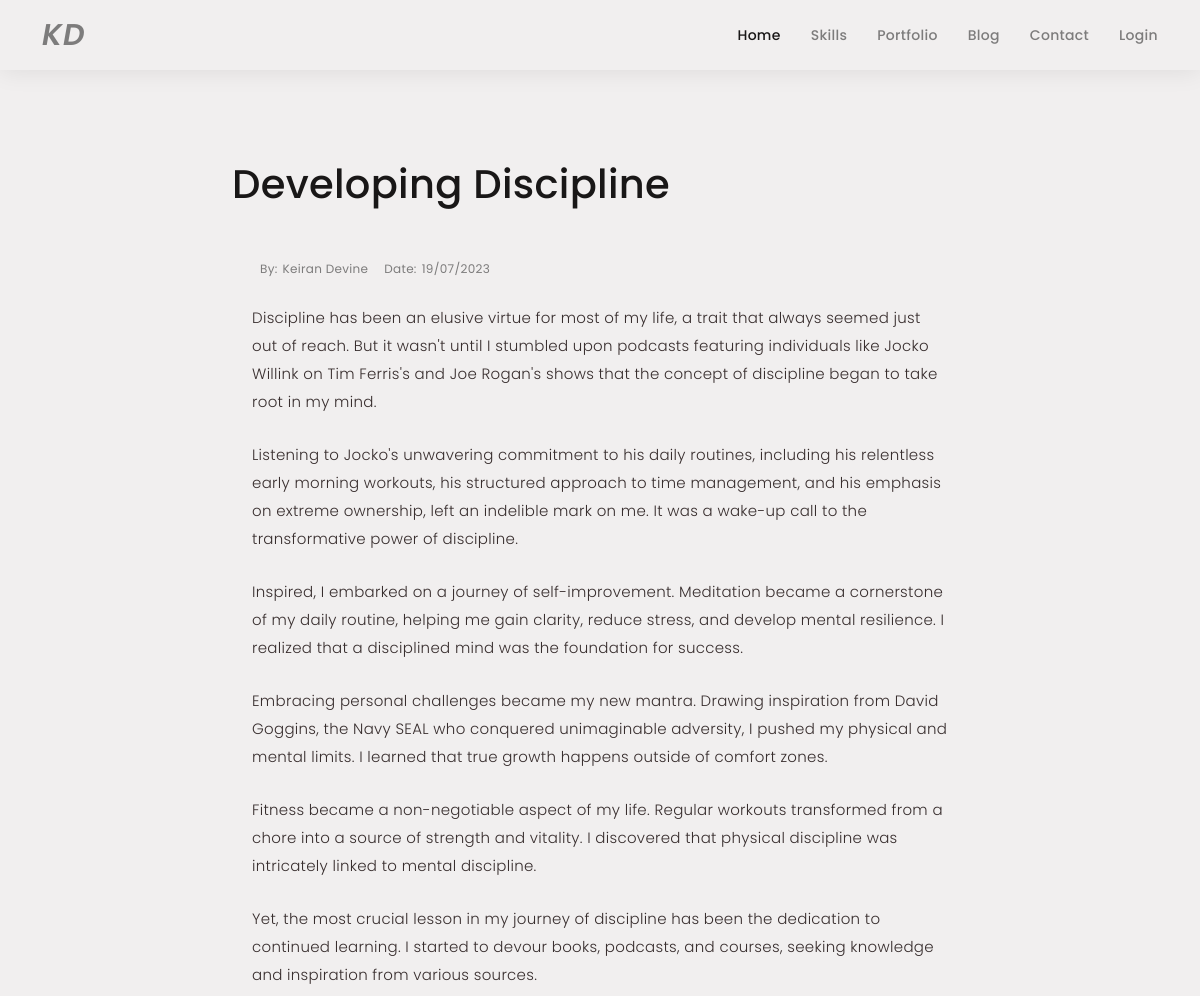
/blog/1 (upper part), run on an earlier commit of the app's database.
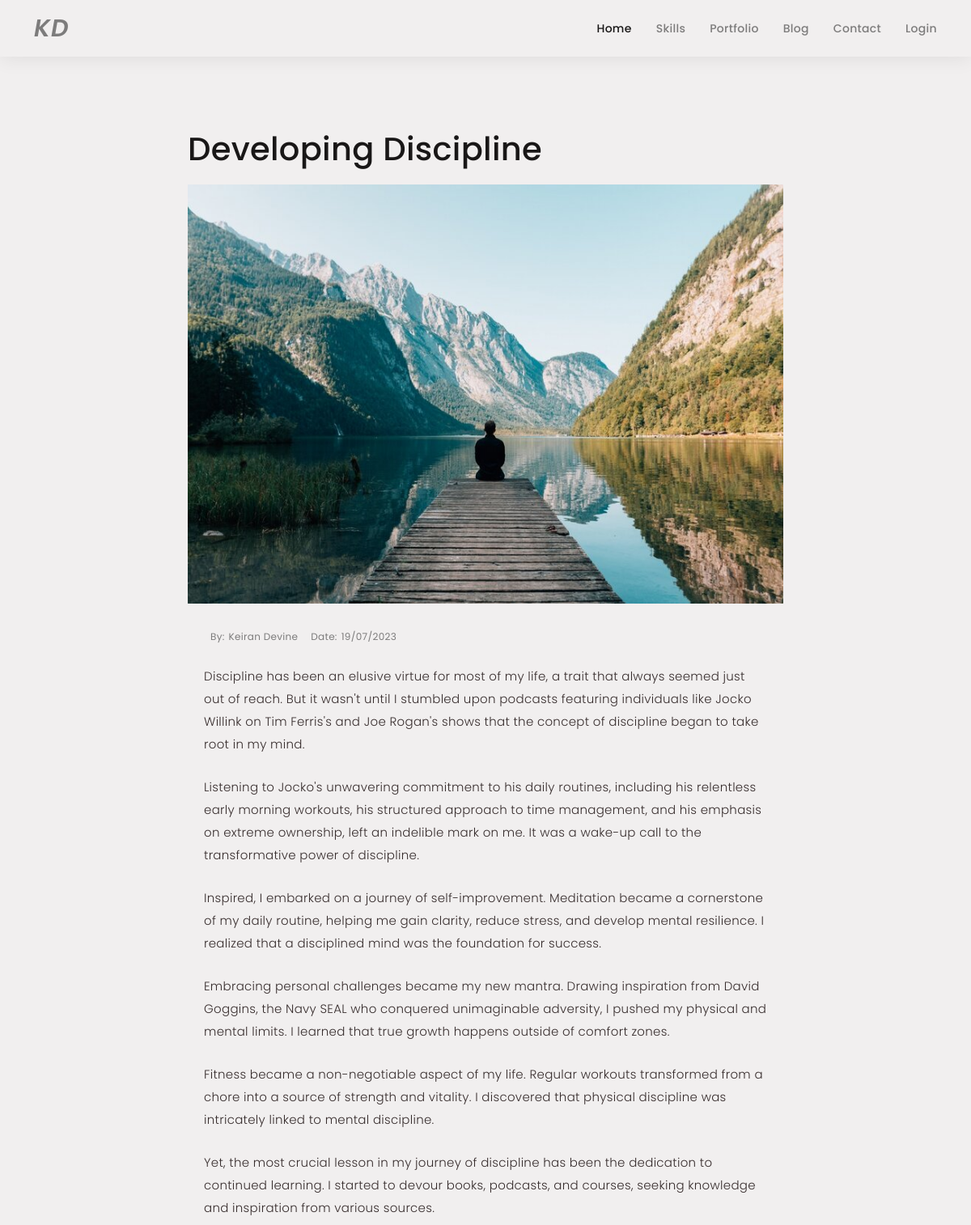
And on a later commit of the database.
### main.py (models this page shows)
class BlogPost(db.Model):
    id = db.Column(db.Integer, primary_key=True)
    title = db.Column(db.String(250), unique=True, nullable=False)
    subtitle = db.Column(db.String(250), nullable=False)
    date = db.Column(db.String(250), nullable=False)
    body = db.Column(db.Text, nullable=False)
    author = db.Column(db.String(250), nullable=False)
    img_url = db.Column(db.String(250), nullable=False)

### main.py (the view)
@app.route('/blog/<int:blog_id>')
def get_post(blog_id):
    requested_post = BlogPost.query.get(blog_id)
    return render_template('blog-single.min.html', post=requested_post, charset='UTF-8')

### templates/blog-single.min.html
{% extends 'base.html' %} {% block content %}<body><main id="main"><div class="main-content paddsection"><div class="container"><div class="row justify-content-center"><div class="col-md-8 col-md-offset-2"><div class="row"><div class="container-main single-main"><div class="col-md-12"><div class="block-main mb-30"><h1 id="post-title">{{ post.title }}</h1><br><img src="{{post.img_url}}" class="img-responsive" alt="" width="100%"><div class="content-main single-post padDiv"><div class="post-meta"><ul class="list-unstyled mb-0"><li class="author">by:<a href="https://www.linkedin.com/in/keiran-devine-1ba373274/">{{post.author}}</a></li><li class="date">date:<a href="#">19/07/2023</a></li></ul></div><p>{{ post.body|safe }}</p></div></div></div></div></div></div></div></div></div></main>{% endblock %}</body>

### templates/base.html (shortened to what this page needs)
<!doctype html>
<html lang="en">
  <!DOCTYPE html>
<html lang="en">
<head>
  <<link href="{{ url_for('static', filename='assets/vendor/bootstrap/css/bootstrap.min.css') }}" rel="stylesheet">
  <link href="{{ url_for('static', filename='assets/vendor/bootstrap-icons/bootstrap-icons.css') }}" rel="stylesheet">
  <link href="{{ url_for('static', filename='assets/vendor/boxicons/css/boxicons.min.css') }}" rel="stylesheet">
  <link href="{{ url_for('static', filename='assets/vendor/glightbox/css/glightbox.min.css') }}" rel="stylesheet">
  <link href="{{ url_for('static', filename='assets/vendor/swiper/swiper-bundle.min.css') }}" rel="stylesheet">
  <link href="{{ url_for('static', filename='assets/css/style.min.css') }}" rel="stylesheet">
  <link
    rel="stylesheet"
    href="https://cdnjs.cloudflare.com/ajax/libs/animate.css/4.1.1/animate.min.css"
  />
</head>
<body>    A\\\  '
{% block navbar %}
  {% include "header.html" %}
{% endblock %}
{% block content %}{% endblock %}
  </body>
</html></html>

### templates/header.html (shortened to what this page needs)
<!DOCTYPE html>
<html lang="en">
<head>
  <link href="static/assets/vendor/bootstrap/css/bootstrap.min.css" rel="stylesheet">
  <link href="static/assets/vendor/bootstrap-icons/bootstrap-icons.css" rel="stylesheet">
  <link href="static/assets/vendor/boxicons/css/boxicons.min.css" rel="stylesheet">
  <link href="static/assets/vendor/glightbox/css/glightbox.min.css" rel="stylesheet">
  <link href="static/assets/vendor/swiper/swiper-bundle.min.css" rel="stylesheet">
  <link href="static/assets/css/style.css" rel="stylesheet">
</head>
<body>
  <header id="header" class="fixed-top ">
    <div class="container d-flex align-items-center justify-content-between">
       <h1 class="logo"><a href="{{ url_for('home') }}">KD</a></h1>
      <nav id="navbar" class="navbar">
        <ul>
          <li><a class="nav-link scrollto active" href="{{url_for('home')}}">Home</a></li>
          <li><a class="nav-link scrollto" href="{{url_for('home')}}">Skills</a></li>
          <li><a class="nav-link  scrollto" href="{{url_for('home')}}">Portfolio</a></li>
          <li><a class="nav-link  scrollto" href="{{url_for('home')}}">Blog</a></li>
          <li><a class="nav-link scrollto" href="{{url_for('home')}}">Contact</a></li>
           {% if not current_user.is_authenticated: %}
          <li><a class="nav-link" href="{{url_for('login')}}">Login</a></li>
          {% else %}
          <li><a class="nav-link" href="{{url_for('logout')}}">Logout</a></li>
          {% endif %}
        </ul>
      </nav>
    </div>
  </header>
</body>
</html>

### static/assets/css/style.css (style rules this page uses)
body { background-color: #F1EFEF; color: #7D7C7C; font-family: "Poppins", helvetica; font-size: 15px; font-weight: 300; line-height: 20px; letter-spacing: 0.02em; overflow-x: hidden; margin: 0 auto; padding: 0; box-sizing: border-box; }
h1, h2, h3, h4, h5 { margin: 0; }
a { color: #191717; text-decoration: none !important; transition: all 0.2s ease-in-out 0s; }
p { margin: 25px 0; padding: 0; font-size: 15px; color: #382E2E; line-height: 28px; }
.padDiv { padding: 30px 20px; }
.paddsection { padding-top: 90px; padding-bottom: 90px; }
.mb-30 { margin-bottom: 30px; }
.main-content { padding-top: 140px; }
#header { z-index: 997; padding: 15px 0; background-color: #F1EFEF; box-shadow: 0px 2px 25px rgba(0, 0, 0, 0.08); position: fixed; top: 0; }
#header .logo { font-size: 30px; margin: 0; padding: 0; line-height: 1; font-weight: 600; letter-spacing: 1px; font-family: "Poppins", sans-serif; font-style: italic; }
#header .logo a { color: #7D7C7C; }
.navbar { padding: 0; top: 0; }
.navbar ul { margin: 0; padding: 0; display: flex; list-style: none; align-items: center; }
.navbar a, .navbar a:focus { display: flex; align-items: center; justify-content: space-between; padding: 10px 0 10px 30px; font-family: "Poppins", sans-serif; font-size: 14px; font-weight: 500; color: #7D7C7C; white-space: nowrap; transition: 0.3s; }
.navbar a:hover, .navbar .active, .navbar .active:focus, .navbar li:hover>a { color: #191717; }
.main-content { background: #F1EFEF; }
.main-content .container-main { display: inline-block; width: 100%; }
.main-content .container-main .block-main { margin-bottom: 30px; overflow: hidden; }
.container-main .block-main .content-main { background: #F1EFEF none repeat scroll 0 0; display: inline-block; width: 100%; }
.post-meta ul li { font-size: 12px; font-weight: normal; margin-left: 8px; margin-right: 8px; text-transform: capitalize; display: inline-block; float: none; }
.content-main .post-meta a { color: #7D7C7C; margin-left: 5px; }
#post-title { color: #191717; }

What changed in the data, as far as the page shows it:
changed BlogPost "Developing Discipline": img_url: picture added
